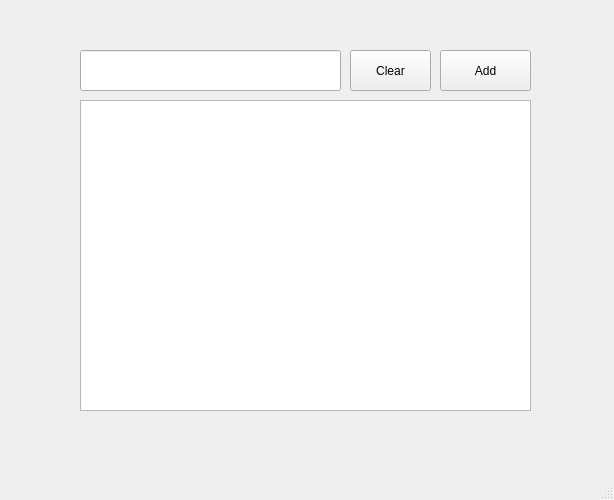
<?xml version="1.0" encoding="UTF-8"?>
<ui version="4.0">
 <class>MainWindow</class>
 <widget class="QMainWindow" name="MainWindow">
  <property name="geometry">
   <rect>
    <x>0</x>
    <y>0</y>
    <width>614</width>
    <height>500</height>
   </rect>
  </property>
  <property name="windowTitle">
   <string>MainWindow</string>
  </property>
  <widget class="QWidget" name="centralwidget">
   <widget class="QLineEdit" name="lineEdit">
    <property name="geometry">
     <rect>
      <x>80</x>
      <y>50</y>
      <width>261</width>
      <height>41</height>
     </rect>
    </property>
   </widget>
   <widget class="QTextBrowser" name="textBrowser">
    <property name="geometry">
     <rect>
      <x>80</x>
      <y>100</y>
      <width>451</width>
      <height>311</height>
     </rect>
    </property>
   </widget>
   <widget class="QPushButton" name="pushButton">
    <property name="geometry">
     <rect>
      <x>440</x>
      <y>50</y>
      <width>91</width>
      <height>41</height>
     </rect>
    </property>
    <property name="text">
     <string>Add</string>
    </property>
   </widget>
   <widget class="QPushButton" name="pushButton_2">
    <property name="geometry">
     <rect>
      <x>350</x>
      <y>50</y>
      <width>81</width>
      <height>41</height>
     </rect>
    </property>
    <property name="text">
     <string>Clear</string>
    </property>
   </widget>
  </widget>
  <widget class="QMenuBar" name="menubar">
   <property name="geometry">
    <rect>
     <x>0</x>
     <y>0</y>
     <width>614</width>
     <height>22</height>
    </rect>
   </property>
  </widget>
  <widget class="QStatusBar" name="statusbar"/>
 </widget>
 <resources/>
 <connections/>
</ui>
